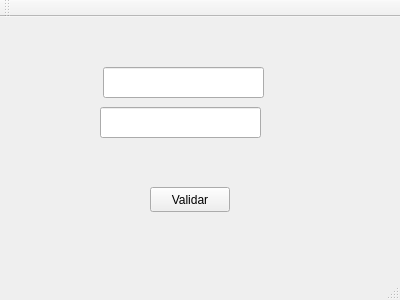
<?xml version="1.0" encoding="UTF-8"?>
<ui version="4.0">
 <class>MainWindow</class>
 <widget class="QMainWindow" name="MainWindow">
  <property name="geometry">
   <rect>
    <x>0</x>
    <y>0</y>
    <width>400</width>
    <height>300</height>
   </rect>
  </property>
  <property name="windowTitle">
   <string>MainWindow</string>
  </property>
  <widget class="QWidget" name="centralWidget">
   <widget class="QPushButton" name="Validar">
    <property name="geometry">
     <rect>
      <x>150</x>
      <y>170</y>
      <width>80</width>
      <height>25</height>
     </rect>
    </property>
    <property name="text">
     <string>Validar</string>
    </property>
   </widget>
   <widget class="QLineEdit" name="CC">
    <property name="geometry">
     <rect>
      <x>103</x>
      <y>50</y>
      <width>161</width>
      <height>31</height>
     </rect>
    </property>
    <property name="inputMask">
     <string/>
    </property>
    <property name="maxLength">
     <number>12</number>
    </property>
   </widget>
   <widget class="QLineEdit" name="Password">
    <property name="geometry">
     <rect>
      <x>100</x>
      <y>90</y>
      <width>161</width>
      <height>31</height>
     </rect>
    </property>
    <property name="inputMask">
     <string/>
    </property>
    <property name="text">
     <string/>
    </property>
    <property name="maxLength">
     <number>4</number>
    </property>
    <property name="alignment">
     <set>Qt::AlignCenter</set>
    </property>
    <property name="dragEnabled">
     <bool>false</bool>
    </property>
    <property name="readOnly">
     <bool>false</bool>
    </property>
   </widget>
  </widget>
  <widget class="QMenuBar" name="menuBar">
   <property name="geometry">
    <rect>
     <x>0</x>
     <y>0</y>
     <width>400</width>
     <height>22</height>
    </rect>
   </property>
  </widget>
  <widget class="QToolBar" name="mainToolBar">
   <attribute name="toolBarArea">
    <enum>TopToolBarArea</enum>
   </attribute>
   <attribute name="toolBarBreak">
    <bool>false</bool>
   </attribute>
  </widget>
  <widget class="QStatusBar" name="statusBar"/>
 </widget>
 <layoutdefault spacing="6" margin="11"/>
 <resources/>
 <connections/>
</ui>
